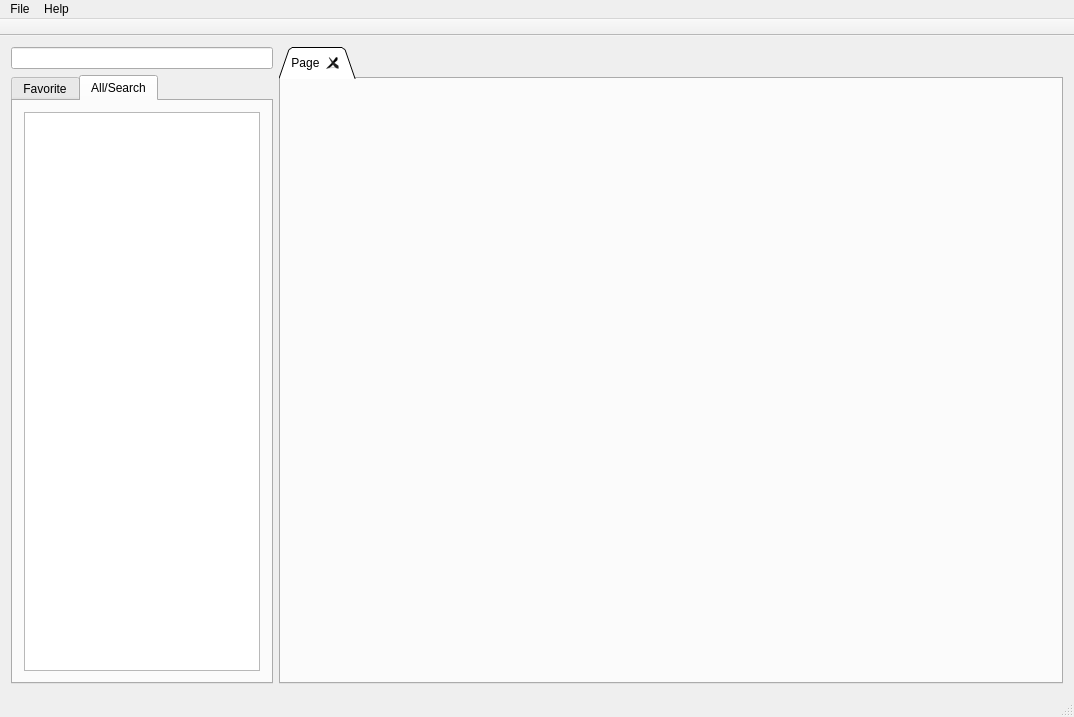
<?xml version="1.0" encoding="UTF-8"?>
<ui version="4.0">
 <class>MainWindow</class>
 <widget class="QMainWindow" name="MainWindow">
  <property name="geometry">
   <rect>
    <x>0</x>
    <y>0</y>
    <width>1074</width>
    <height>717</height>
   </rect>
  </property>
  <property name="windowTitle">
   <string>Overwatch Player Log</string>
  </property>
  <widget class="QWidget" name="centralWidget">
   <layout class="QVBoxLayout" name="verticalLayout">
    <item>
     <layout class="QHBoxLayout" name="horizontalLayout_2" stretch="1,3">
      <item>
       <layout class="QHBoxLayout" name="horizontalLayout" stretch="0">
        <item>
         <layout class="QVBoxLayout" name="verticalLayout_2">
          <item>
           <widget class="QLineEdit" name="lineEdit_searchBar">
            <property name="clearButtonEnabled">
             <bool>true</bool>
            </property>
           </widget>
          </item>
          <item>
           <widget class="QTabWidget" name="tabWidget_playerLists">
            <property name="currentIndex">
             <number>1</number>
            </property>
            <widget class="QWidget" name="tab_favorite">
             <attribute name="title">
              <string>Favorite</string>
             </attribute>
             <layout class="QVBoxLayout" name="verticalLayout_3">
              <item>
               <widget class="QListView" name="listView"/>
              </item>
             </layout>
            </widget>
            <widget class="QWidget" name="tab_searchAll">
             <attribute name="title">
              <string>All/Search</string>
             </attribute>
             <layout class="QVBoxLayout" name="verticalLayout_4">
              <item>
               <widget class="QListView" name="listView_searchAll">
                <property name="editTriggers">
                 <set>QAbstractItemView::NoEditTriggers</set>
                </property>
               </widget>
              </item>
             </layout>
            </widget>
           </widget>
          </item>
         </layout>
        </item>
       </layout>
      </item>
      <item>
       <widget class="QTabWidget" name="tabWidget_playerInfos">
        <property name="tabShape">
         <enum>QTabWidget::Triangular</enum>
        </property>
        <property name="tabsClosable">
         <bool>true</bool>
        </property>
        <property name="movable">
         <bool>true</bool>
        </property>
        <property name="tabBarAutoHide">
         <bool>false</bool>
        </property>
        <widget class="QWidget" name="tab">
         <attribute name="title">
          <string>Page</string>
         </attribute>
         <layout class="QVBoxLayout" name="verticalLayout_5"/>
        </widget>
       </widget>
      </item>
     </layout>
    </item>
   </layout>
  </widget>
  <widget class="QMenuBar" name="menuBar">
   <property name="geometry">
    <rect>
     <x>0</x>
     <y>0</y>
     <width>1074</width>
     <height>20</height>
    </rect>
   </property>
   <widget class="QMenu" name="menu_Help">
    <property name="title">
     <string>Help</string>
    </property>
    <addaction name="action_AboutQt"/>
    <addaction name="action_About"/>
   </widget>
   <widget class="QMenu" name="menu_File">
    <property name="title">
     <string>File</string>
    </property>
    <addaction name="separator"/>
    <addaction name="separator"/>
    <addaction name="action_AddPlayer"/>
    <addaction name="separator"/>
    <addaction name="action_ExitApp"/>
   </widget>
   <addaction name="menu_File"/>
   <addaction name="menu_Help"/>
  </widget>
  <widget class="QToolBar" name="mainToolBar">
   <property name="movable">
    <bool>false</bool>
   </property>
   <attribute name="toolBarArea">
    <enum>TopToolBarArea</enum>
   </attribute>
   <attribute name="toolBarBreak">
    <bool>false</bool>
   </attribute>
  </widget>
  <widget class="QStatusBar" name="statusBar"/>
  <action name="action_About">
   <property name="text">
    <string>About</string>
   </property>
  </action>
  <action name="action_ExitApp">
   <property name="text">
    <string>Exit</string>
   </property>
   <property name="shortcut">
    <string>Ctrl+Q</string>
   </property>
  </action>
  <action name="action_AddPlayer">
   <property name="text">
    <string>Add New Player</string>
   </property>
   <property name="toolTip">
    <string>Add New Player</string>
   </property>
   <property name="shortcut">
    <string>Ctrl+N</string>
   </property>
  </action>
  <action name="action_AboutQt">
   <property name="text">
    <string>About Qt</string>
   </property>
  </action>
  <action name="action_LoadCustomStylesheet">
   <property name="text">
    <string>Load Custom Stylesheet</string>
   </property>
   <property name="shortcut">
    <string>F5</string>
   </property>
  </action>
  <action name="action_ResetStylesheet">
   <property name="text">
    <string>Reset Stylesheet</string>
   </property>
  </action>
 </widget>
 <layoutdefault spacing="6" margin="11"/>
 <resources/>
 <connections/>
</ui>
